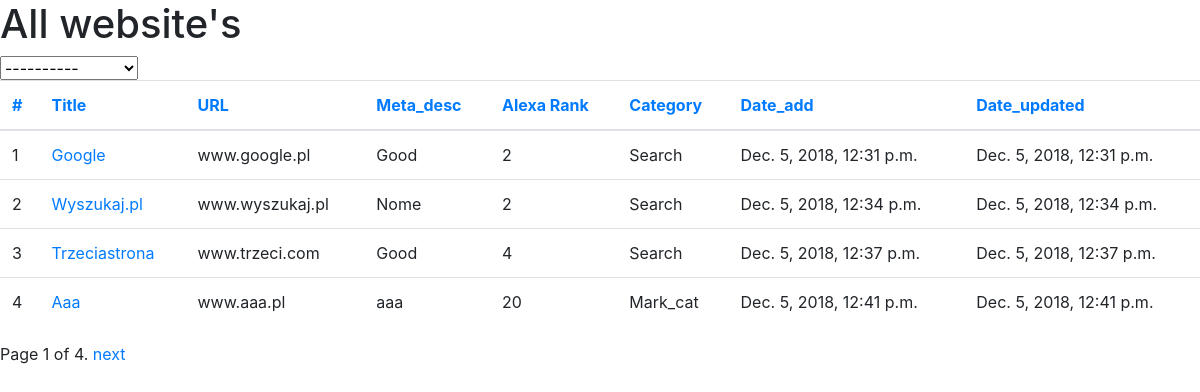
/websites/, run on the app's committed database.
### scraper/models.py (models this page shows, shortened)
class Website(models.Model):
    url = models.CharField(max_length=1000)
    title = models.CharField(max_length=1000)
    meta_description = models.CharField(max_length=1000)
    alexa_rank = models.IntegerField()
    category = models.ForeignKey(WebsiteCategory, on_delete=models.CASCADE)
    date_added = models.DateTimeField(auto_now_add=True)
    date_updated = models.DateTimeField(auto_now=True)

class WebsiteCategory(models.Model):
    name = models.CharField(max_length=1000)
    description = models.CharField(max_length=10000)
    date_added = models.DateTimeField(auto_now_add=True)
    date_updated = models.DateTimeField(auto_now=True)
    def __str__(self):
        return self.name

### scraper/views.py (the view)
# urls.py: path("websites/", WebsiteListView.as_view(), name="WebsiteListView"),
class WebsiteListView(ListView):
    context_object_name = "website_list"
    paginate_by = 4
    def get_queryset(self):
        if self.request.GET.get('category'):
            filter_val = self.request.GET.get('category')
            order = self.request.GET.get('order_by', 'id')
            new_context = Website.objects.filter(
                category__name=filter_val,
            ).order_by(order)
            return new_context
        else:
            order = self.request.GET.get('order_by', 'id')
            new_context = Website.objects.all().order_by(order)
            return new_context
    def get_context_data(self, **kwargs):
        context = super(WebsiteListView, self).get_context_data(**kwargs)
        context['category'] = self.request.GET.get('category')
        context['order_by'] = self.request.GET.get('order_by', 'id')
        context['categories'] = WebsiteCategory.objects.all()
        return context

### templates/scraper/website_list.html (shortened to what this page needs)
<!DOCTYPE html>
<html lang="en">
<head>
    <link rel="stylesheet" href="https://stackpath.bootstrapcdn.com/bootstrap/4.1.3/css/bootstrap.min.css"
>
</head>
<body>
{% if website_list %}
    <h1>All website's {% if category %}for category: {{ category }}{% endif %}</h1>
    <select onchange="location = this.value;">
    <option value="{% url "WebsiteListView" %}">----------</option>
    </select>
    <table class="table" id="movie">
        <thead>
        <tr>
            <th scope="col"><a href={% url "WebsiteListView" %}?order_by=id{% if category %}&category={{ category }}{% endif %}>#</a></th>
            <th scope="col"><a href={% url "WebsiteListView" %}?order_by=title{% if category %}&category={{ category }}{% endif %}>Title</a></th>
            <th scope="col"><a href={% url "WebsiteListView" %}?order_by=url{% if category %}&category={{ category }}{% endif %}>URL</a></th>
            <th scope="col"><a href={% url "WebsiteListView" %}?order_by=meta_description{% if category %}&category={{ category }}{% endif %}>Meta_desc</a></th>
            <th scope="col"><a href={% url "WebsiteListView" %}?order_by=alexa_rank{% if category %}&category={{ category }}{% endif %}>Alexa Rank</a></th>
            <th scope="col"><a href={% url "WebsiteListView" %}?order_by=category{% if category %}&category={{ category }}{% endif %}>Category</a></th>
            <th scope="col"><a href={% url "WebsiteListView" %}?order_by=date_added{% if category %}&category={{ category }}{% endif %}>Date_add</a></th>
            <th scope="col"><a href={% url "WebsiteListView" %}?order_by=date_updated{% if category %}&category={{ category }}{% endif %}>Date_updated</a></th>
        </tr>
        </thead>
        <tbody>
        {% for website in website_list %}
            <tr>
                <td>{{ website.id }}</td>
                <td><a href="{% url "WebsiteListView" %}{{ website.id }}">{{ website.title }}</a></td>
                <td>{{ website.url }}</td>
                <td>{{ website.meta_description }}</td>
                <td>{{ website.alexa_rank }}</td>
                <td>{{ website.category }}</td>
                <td>{{ website.date_added }}</td>
                <td>{{ website.date_updated }}</td>
            </tr>
        {% endfor %}
        </tbody>
    </table>
    {% if is_paginated %}
        <div class="pagination">
            <span class="page-links">
                <span class="page-current">
                    Page {{ page_obj.number }} of {{ page_obj.paginator.num_pages }}.
                </span>
                {% if page_obj.has_next %}
                    <a href="{% url "WebsiteListView" %}?page={{ page_obj.next_page_number }}{% if order_by %}&order_by={{ order_by }}{% endif %}{% if category %}&category={{ category }}{% endif %}">next</a>
                {% endif %}
            </span>
        </div>
    {% endif %}
{% else %}
    <h3>No website found in database!</h3>
{% endif %}
</body>
</html>

### data on the page
Website: id "1", title "Google", url "www.google.pl", meta_description "Good", alexa_rank "2", category "Search", date_added "Dec. 5, 2018, 12:31 p.m.", date_updated "Dec. 5, 2018, 12:31 p.m."
Website: id "2", title "Wyszukaj.pl", url "www.wyszukaj.pl", meta_description "Nome", alexa_rank "2", category "Search", date_added "Dec. 5, 2018, 12:34 p.m.", date_updated "Dec. 5, 2018, 12:34 p.m."
Website: id "3", title "Trzeciastrona", url "www.trzeci.com", meta_description "Good", alexa_rank "4", category "Search", date_added "Dec. 5, 2018, 12:37 p.m.", date_updated "Dec. 5, 2018, 12:37 p.m."
Website: id "4", title "Aaa", url "www.aaa.pl", meta_description "aaa", alexa_rank "20", category "Mark_cat", date_added "Dec. 5, 2018, 12:41 p.m.", date_updated "Dec. 5, 2018, 12:41 p.m."

### other printed values
{{ page_obj.number }} "1"
{{ page_obj.paginator.num_pages }} "4"
